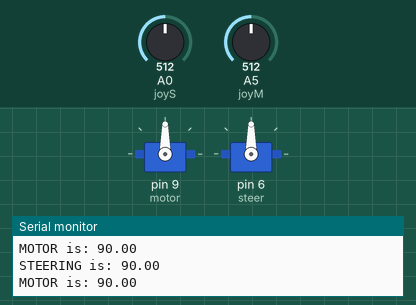
Bench run of a sketch on a simulated Arduino Uno, built with avr-gcc and run on an emulated ATmega328P. Parts: 2 × servo, the last lines printed to the serial monitor. The test bench sets the inputs (shaded band); at power-on: A0 (joyS) = 512, A5 (joyM) = 512.

Above: at 1.2 s.
1.3 s: A0 (joyS) set to 567
At 2.2 s:
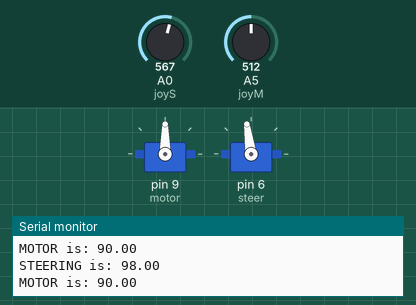
4.3 s: A0 (joyS) set to 584
At 5.5 s:
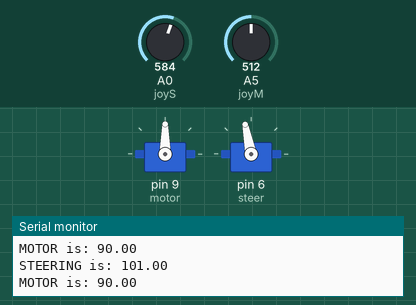
5.8 s: A5 (joyM) set to 559
At 7.0 s:
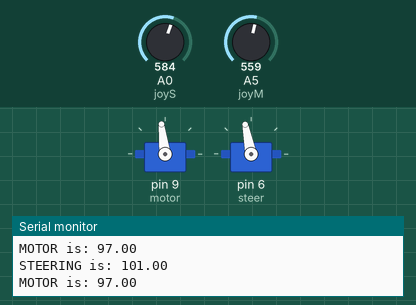
8.8 s: A5 (joyM) set to 584
At 9.2 s:
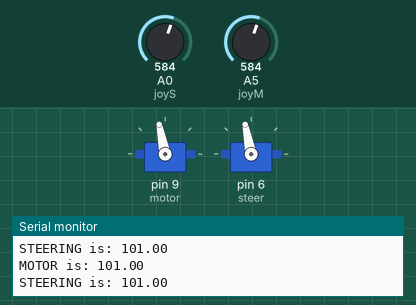
10.3 s: A0 (joyS) set to 511
At 11.5 s:
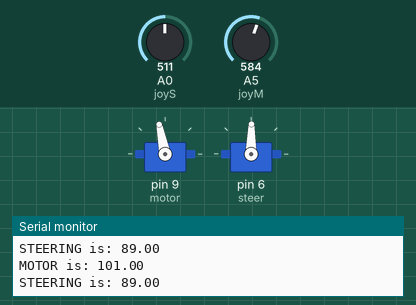
11.8 s: A5 (joyM) set to 306
At 12.7 s:
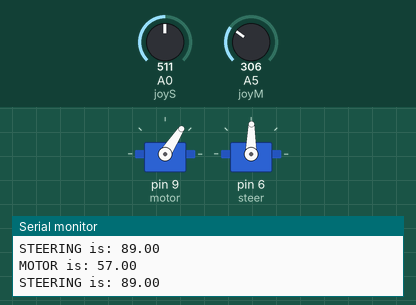
Timing chart, 0 to 14.3 s (numbered marks = the images above; inputs shaded):
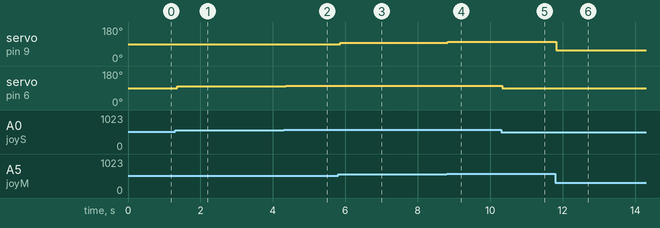

Measured:
- after the input at 1.3 s, servo on pin 6 (steer): 90° → 98° after 0.06 s
- after the input at 4.3 s, servo on pin 6 (steer): 98° → 101° after 0.06 s
- after the input at 5.8 s, servo on pin 9 (motor): 90° → 97° after 0.06 s
- after the input at 8.8 s, servo on pin 9 (motor): 97° → 101° at once
- after the input at 10.3 s, servo on pin 6 (steer): 101° → 89° at once
- after the input at 11.8 s, servo on pin 9 (motor): 101° → 57° at once

The sketch:

eeeee.ino
```cpp
#include <Servo.h>
Servo motor;
Servo steer;
//Servo myservoo;
//Servo mysservp;

const double joyM = A5;
const double joyS = A0;

double motorVal;
double steerVal;


void setup() {
  Serial.begin(9600);
  motor.attach(9); //motor wheel
  steer.attach(6); //steer wheels


}

void loop() {


  motorVal = analogRead(joyM);
  steerVal = analogRead(joyS);

  motorVal = map(motorVal, 0, 1023, 10, 170);
  steerVal = map(steerVal, 0, 1023, 10, 170);

  Serial.print("MOTOR is: ");
  Serial.println(motorVal);


  Serial.print("STEERING is: ");
  Serial.println(steerVal);

  motor.write(motorVal);
  steer.write(steerVal);

  delay(15);


}
```
